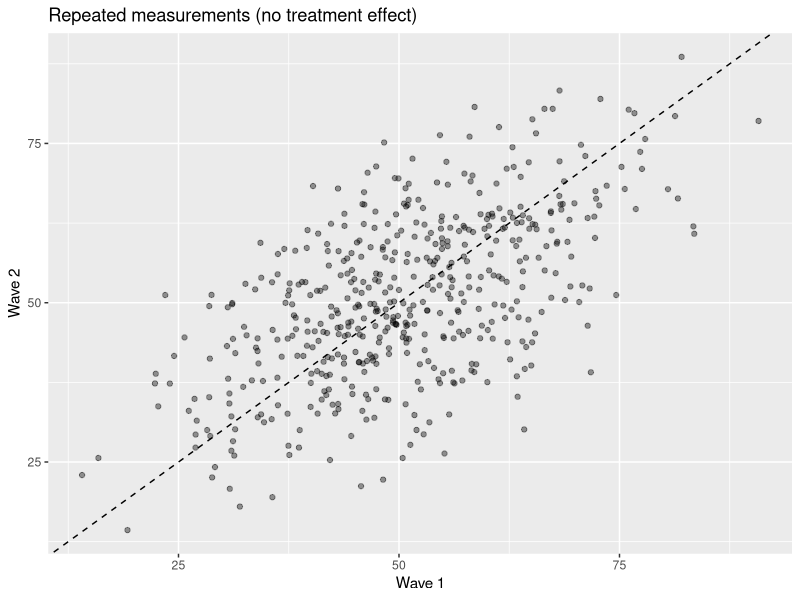

This chart was generated by the following R code:
# Auto-extracted from 13-simulate-reversion.Rmd for the browser workspace (webrarian).
# Run this .R file in the console. Knitting the .Rmd needs RStudio / Posit Cloud.
# Open this session folder first so read_csv("data/...") works.

## ----setup, include=FALSE-----------------------------------------------------
library(tidyverse)


## -----------------------------------------------------------------------------
set.seed(321)
n <- 500
stable_support <- rnorm(n, mean = 50, sd = 10)

sim <- tibble(
  wave1 = stable_support + rnorm(n, 0, 8),
  wave2 = stable_support + rnorm(n, 0, 8)
)

ggplot(sim, aes(x = wave1, y = wave2)) +
  geom_point(alpha = 0.4) +
  geom_abline(slope = 1, intercept = 0, linetype = 2) +
  labs(
    title = "Repeated measurements (no treatment effect)",
    x = "Wave 1",
    y = "Wave 2"
  )
